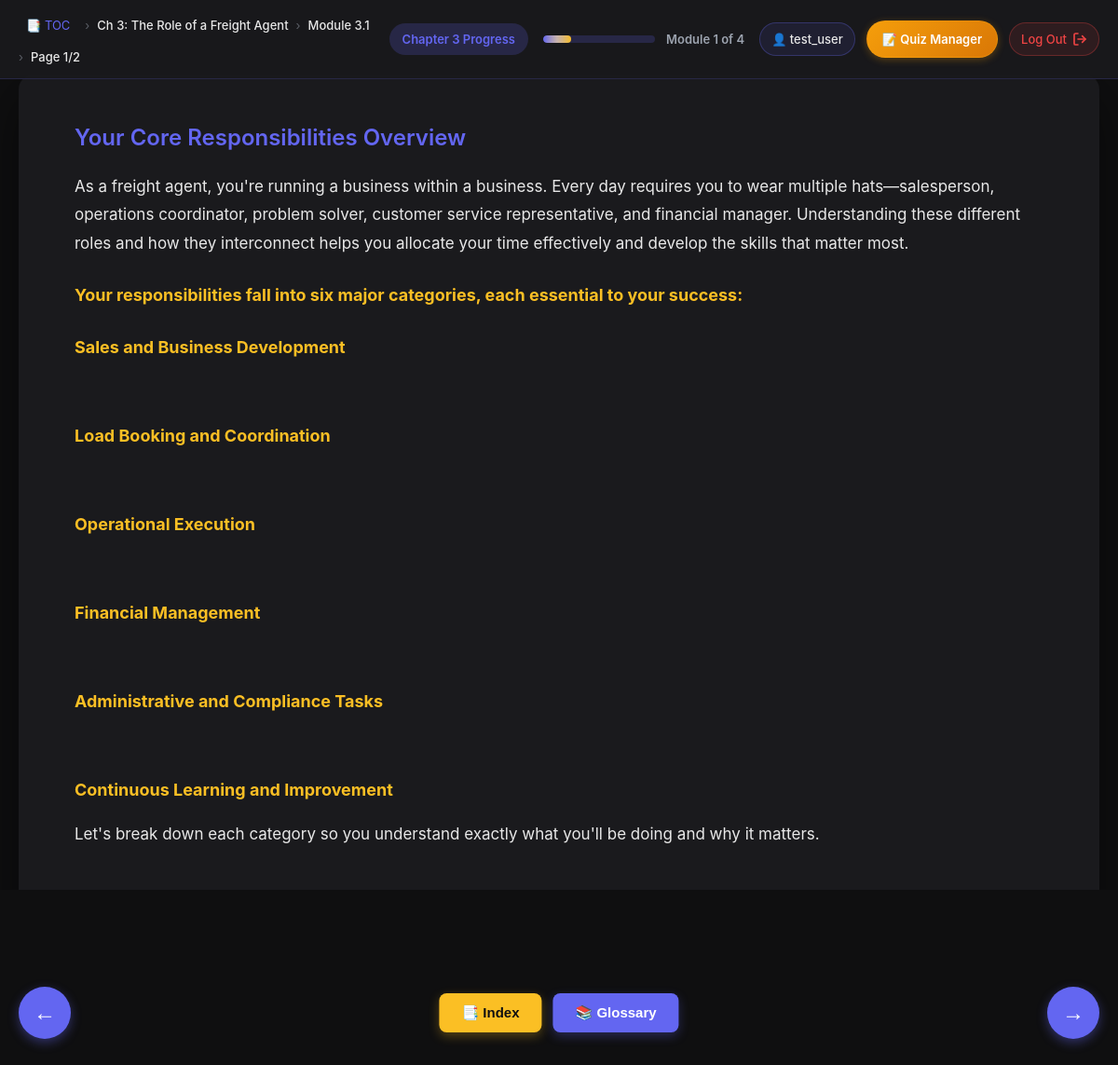
The page /page/80 (signed in) on the database its author committed.
### models.py (models this page shows, shortened)
class Chapter(db.Model):
    __tablename__ = 'chapters'
    id = db.Column(db.Integer, primary_key=True)
    title = db.Column(db.String(255), nullable=False)
    display_order = db.Column(db.Integer, nullable=False)
    created_at = db.Column(db.DateTime, default=datetime.utcnow)
    modules = db.relationship('Module', back_populates='chapter',
                            order_by='Module.display_order',
                            cascade='all, delete-orphan')
    sections = db.relationship('ChapterSection', back_populates='chapter',
                              cascade='all, delete-orphan')

class Module(db.Model):
    __tablename__ = 'modules'
    id = db.Column(db.String(10), primary_key=True)  # e.g., "1.1", "2.3"
    chapter_id = db.Column(db.Integer, db.ForeignKey('chapters.id'), nullable=False)
    title = db.Column(db.String(255), nullable=False)
    content_markdown = db.Column(db.Text)
    display_order = db.Column(db.Integer, nullable=False)
    created_at = db.Column(db.DateTime, default=datetime.utcnow)
    chapter = db.relationship('Chapter', back_populates='modules')
    quiz_questions = db.relationship('QuizQuestion', back_populates='module',
                                    order_by='QuizQuestion.display_order',
                                    cascade='all, delete-orphan')
    user_progress = db.relationship('UserProgress', back_populates='module',
                                   cascade='all, delete-orphan')

### main.py (the view, shortened to what this page needs)
@app.route("/page/<int:page_num>", methods=["GET", "POST"])
def page(page_num: int):
    if not session.get('logged_in') and not session.get('preview_mode'):
        return redirect(url_for("login"))
    try:
        text = PROJECT_MD_PATH.read_text(encoding="utf-8", errors="ignore")
    except FileNotFoundError:
        text = ""
    pages = build_pages(text) if text else []
    if page_num < 0 or page_num >= len(pages):
        page_num = 0
    current_page = pages[page_num] if pages else {"type": "error", "content": "No content found"}
    if 'quiz_answers' not in session:
        session['quiz_answers'] = {}
    if request.args.get('preview') == 'true':
        session['preview_mode'] = True
    elif 'preview' in request.args and request.args.get('preview') == 'false':
        session['preview_mode'] = False
    user = get_current_user()
    quiz_feedback = None
    quiz_answered = False
    prev_num = page_num - 1 if page_num > 0 else None
    preview_mode = session.get('preview_mode', False) or (user.is_preview_mode if user else False)
    next_allowed = True
    if current_page.get("type") == "quiz" and not quiz_answered and not preview_mode:
        next_allowed = False
    next_num = page_num + 1 if page_num < len(pages) - 1 and next_allowed else None
    module_page_num = None
    module_total_pages = None
    if current_page.get("type") == "module":
        module_page_num = current_page.get("module_page_num", 1)
        module_total_pages = current_page.get("module_total_pages", 1)
    elif current_page.get("type") in ["intro", "summary", "action_items"]:
        module_page_num = 1
        module_total_pages = 1
    module_completion = {}
    all_ch1_modules_complete = False
    all_ch2_modules_complete = False
    all_ch3_modules_complete = False
    all_ch4_modules_complete = False
    all_ch5_modules_complete = False
    all_ch6_modules_complete = False
    if pages:
        ch1_modules = pages[0].get("ch1_modules", [])
        ch2_modules = pages[0].get("ch2_modules", [])
        ch3_modules = pages[0].get("ch3_modules", [])
        ch4_modules = pages[0].get("ch4_modules", [])
        ch5_modules = pages[0].get("ch5_modules", [])
        ch6_modules = pages[0].get("ch6_modules", [])
        for mod in ch1_modules:
            module_completion[mod["id"]] = get_module_completion_status(user.id, mod["id"])
        all_ch1_modules_complete = get_chapter_completion_status(user.id, 1)
        for mod in ch2_modules:
            module_completion[mod["id"]] = get_module_completion_status(user.id, mod["id"])
        all_ch2_modules_complete = get_chapter_completion_status(user.id, 2)
        for mod in ch3_modules:
            module_completion[mod["id"]] = get_module_completion_status(user.id, mod["id"])
        all_ch3_modules_complete = get_chapter_completion_status(user.id, 3)
        for mod in ch4_modules:
            module_completion[mod["id"]] = get_module_completion_status(user.id, mod["id"])
        all_ch4_modules_complete = get_chapter_completion_status(user.id, 4)
        for mod in ch5_modules:
            module_completion[mod["id"]] = get_module_completion_status(user.id, mod["id"])
        all_ch5_modules_complete = get_chapter_completion_status(user.id, 5)
        for mod in ch6_modules:
            module_completion[mod["id"]] = get_module_completion_status(user.id, mod["id"])
        all_ch6_modules_complete = get_chapter_completion_status(user.id, 6)
    quiz_map = {}
    all_modules = Module.query.all()
    for module in all_modules:
        quiz_map[module.id] = get_quiz_questions_for_module(module.id)
    return render_template(
        "page.html",
        page=current_page,
        page_num=page_num,
        total_pages=len(pages),
        prev_num=prev_num,
        next_num=next_num,
        quiz_feedback=quiz_feedback,
        quiz_answered=quiz_answered,
        module_page_num=module_page_num,
        module_total_pages=module_total_pages,
        module_completion=module_completion,
        all_ch1_modules_complete=all_ch1_modules_complete,
        all_ch2_modules_complete=all_ch2_modules_complete,
        all_ch3_modules_complete=all_ch3_modules_complete,
        all_ch4_modules_complete=all_ch4_modules_complete,
        all_ch5_modules_complete=all_ch5_modules_complete,
        all_ch6_modules_complete=all_ch6_modules_complete,
        preview_mode=preview_mode,
        quiz_map=quiz_map,
        quiz_answers=session.get('quiz_answers', {})
    )

### templates/page.html (shortened to what this page needs)
<!doctype html>
<html lang="en">
<head>
<link rel="stylesheet" href="{{ url_for('static', filename='style-modern.css') }}" id="modern-style" disabled>
</head>
<body>
<div class="progress-container">
  <div class="progress-header">
    <div class="breadcrumb-header">
      {% if page.type != 'cover' %}
        <a href="{{ url_for('page', page_num=1) }}" class="breadcrumb-link-header">📑 TOC</a>
        {% if page.type == 'intro' %}
          <span class="breadcrumb-sep">›</span>
          <span class="breadcrumb-current-header">Ch {{ page.chapter_id }}: {{ page.chapter_title }}</span>
          <span class="breadcrumb-sep">›</span>
          <span class="breadcrumb-current-header">Intro</span>
        {% elif page.type == 'module' %}
          <span class="breadcrumb-sep">›</span>
          <span class="breadcrumb-current-header">Ch {{ page.chapter_id }}: {{ page.chapter_title }}</span>
          <span class="breadcrumb-sep">›</span>
          <span class="breadcrumb-current-header">Module {{ page.module_id }}</span>
          {% if page.module_total_pages > 1 %}
            <span class="breadcrumb-sep">›</span>
            <span class="breadcrumb-current-header">Page {{ page.module_page_num }}/{{ page.module_total_pages }}</span>
          {% endif %}
        {% elif page.type == 'summary' %}
          <span class="breadcrumb-sep">›</span>
          <span class="breadcrumb-current-header">Ch {{ page.chapter_id }}: {{ page.chapter_title }}</span>
          <span class="breadcrumb-sep">›</span>
          <span class="breadcrumb-current-header">Summary</span>
        {% elif page.type == 'action_items' %}
          <span class="breadcrumb-sep">›</span>
          <span class="breadcrumb-current-header">Ch {{ page.chapter_id }}: {{ page.chapter_title }}</span>
          <span class="breadcrumb-sep">›</span>
          <span class="breadcrumb-current-header">Action Items</span>
        {% elif page.type == 'toc' %}
          <span class="breadcrumb-current-header">Table of Contents</span>
        {% endif %}
      {% else %}
        <span class="breadcrumb-current-header">Welcome</span>
      {% endif %}
    </div>
    <div class="progress-info">
      {% if page.type == 'module' or page.type == 'quiz' %}
        {% set chapter_id = page.chapter_id %}
        {% if chapter_id == 1 %}
          {% set chapter_modules = ['1.1', '1.2', '1.3', '1.4', '1.5', '1.6'] %}
        {% elif chapter_id == 2 %}
          {% set chapter_modules = ['2.1', '2.2', '2.3', '2.4', '2.5', '2.6', '2.7', '2.8', '2.9'] %}
        {% elif chapter_id == 3 %}
          {% set chapter_modules = ['3.1', '3.2', '3.3', '3.4'] %}
        {% elif chapter_id == 4 %}
          {% set chapter_modules = ['4.1', '4.2', '4.3', '4.4', '4.5'] %}
        {% elif chapter_id == 5 %}
          {% set chapter_modules = ['5.1', '5.2', '5.3', '5.4', '5.5', '5.6'] %}
        {% elif chapter_id == 6 %}
          {% set chapter_modules = ['6.1', '6.2', '6.3', '6.4'] %}
        {% else %}
          {% set chapter_modules = [] %}
        {% endif %}
        {% set current_module_id = page.module_id|string %}
        {% set module_index = chapter_modules.index(current_module_id) + 1 if current_module_id in chapter_modules else 0 %}
        {% set total_modules = chapter_modules|length %}
        {% set progress_percent = (module_index / total_modules * 100) if total_modules > 0 else 0 %}
        <div class="module-badge-header">Chapter {{ chapter_id }} Progress</div>
        <div class="progress-bar-wrapper">
          <div class="progress-bar-track">
            <div class="progress-bar-fill" style="width: {{ progress_percent }}%;"></div>
          </div>
          <span class="progress-text">Module {{ module_index }} of {{ total_modules }}</span>
        </div>
      {% elif page.type == 'intro' or page.type == 'summary' or page.type == 'action_items' %}
        {% set chapter_id = page.chapter_id %}
        <div class="module-badge-header">Chapter {{ chapter_id }}</div>
      {% elif page.type == 'toc' %}
        <div class="module-badge-header">Table of Contents</div>
      {% elif page.type == 'cover' %}
        <div class="module-badge-header">Welcome</div>
      {% endif %}
    </div>
    {% if session.get('logged_in') and session.get('username') %}
    <div class="user-info-container">
      <div class="username-badge">
        <span>👤 {{ session.get('username') }}</span>
      </div>
      <a href="{{ url_for('quiz_questions') }}" class="quiz-manager-btn">
        <span>📝 Quiz Manager</span>
      </a>
      <a href="{{ url_for('logout') }}" class="logout-btn">
        <span>Log Out</span>
        <svg width="16" height="16" viewBox="0 0 24 24" fill="none" stroke="currentColor" stroke-width="2.5" stroke-linecap="round" stroke-linejoin="round">
          <path d="M9 21H5a2 2 0 0 1-2-2V5a2 2 0 0 1 2-2h4"></path>
          <polyline points="16 17 21 12 16 7"></polyline>
          <line x1="21" y1="12" x2="9" y2="12"></line>
        </svg>
      </a>
    </div>
    {% endif %}
  </div>
</div>
<div class="page-wrapper{% if page.type == 'cover' or page.type == 'toc' %} scrollable{% endif %}">
  <div class="content-card{% if page.type == 'cover' or page.type == 'toc' %} scrollable{% endif %}">
    {% if page.type == 'cover' %}
      <div style="text-align: center; padding: 40px 0;">
        <h1 style="font-size: 56px; margin-bottom: 8px; letter-spacing: 2px;">FREIGHT AGENT</h1>
        <h1 style="font-size: 56px; margin-bottom: 40px; letter-spacing: 2px;">TRAINING MANUAL</h1>
        <div style="font-size: 22px; color: var(--accent); margin-bottom: 80px; font-weight: 500;">
          Complete Guide to Truck Brokerage Operations
        </div>
        <div style="text-align: left; margin-top: 60px;">
          <h2 style="font-size: 32px; margin-bottom: 32px; color: var(--highlight); text-align: center;">TABLE OF CONTENTS</h2>
          <div style="margin-bottom: 32px;">
            <h3 style="font-size: 20px; color: var(--accent); margin-bottom: 12px;">PART I: FOUNDATIONS</h3>
            <div style="margin-left: 20px; line-height: 2; font-size: 16px;">
              <div>Chapter 1: Welcome to Freight Brokerage</div>
              <div>Chapter 2: Understanding the Industry Landscape</div>
              <div>Chapter 3: The Role of a Freight Agent</div>
            </div>
          </div>
          <div style="margin-bottom: 32px;">
            <h3 style="font-size: 20px; color: var(--accent); margin-bottom: 12px;">PART II: TECHNICAL KNOWLEDGE</h3>
            <div style="margin-left: 20px; line-height: 2; font-size: 16px;">
              <div>Chapter 4: Truck Types and Specifications</div>
              <div>Chapter 5: Load Types and Cargo Categories</div>
              <div>Chapter 6: Load Restrictions and Regulations</div>
            </div>
          </div>
          <div style="margin-bottom: 32px;">
            <h3 style="font-size: 20px; color: var(--accent); margin-bottom: 12px;">PART III: BUSINESS DEVELOPMENT</h3>
            <div style="margin-left: 20px; line-height: 2; font-size: 16px;">
              <div>Chapter 7: Building Your Customer Base</div>
              <div>Chapter 8: Sales Strategies for Freight Agents</div>
              <div>Chapter 9: Effective Follow-Up Systems</div>
            </div>
          </div>
          <div style="margin-bottom: 20px;">
            <div style="margin-left: 20px; line-height: 2; font-size: 16px;">
              <div>Glossary</div>
              <div style="color: var(--muted); font-size: 14px; margin-left: 20px;">Important Industry Terms & Definitions</div>
            </div>
          </div>
        </div>
        <p style="margin-top: 60px; color: var(--muted); font-size: 15px; text-align: center;">
          Press → to begin your journey
        </p>
      </div>
    {% elif page.type == 'intro' %}
      <span class="badge">Chapter {{ page.chapter_id }}: {{ page.chapter_title }}</span>
      <h2>Introduction</h2>
      <div class="content-text">{{ page.content_html | safe }}</div>
    {% elif page.type == 'module' %}
      <h2>{{ page.module_title }}</h2>
      <div class="content-text">{{ page.content_html | safe }}</div>
    {% elif page.type == 'summary' %}
      <span class="badge">Chapter {{ page.chapter_id }} Key Concepts</span>
      <h2>Key Concepts</h2>
      <div class="content-text">{{ page.content_html | safe }}</div>
    {% elif page.type == 'action_items' %}
      <span class="badge">Chapter {{ page.chapter_id }} Action Items</span>
      <h2>Your Next Steps</h2>
      <div class="content-text">{{ page.content_html | safe }}</div>
    {% else %}
      <h2>Content not found</h2>
      <p class="content-text">Please check your source file.</p>
    {% endif %}
  </div>
</div>
<div class="nav-arrows">
  {% if prev_num is not none %}
    <button class="arrow-btn" onclick="window.location.href='{{ url_for('page', page_num=prev_num) }}'">←</button>
  {% else %}
    <button class="arrow-btn" disabled>←</button>
  {% endif %}
  <div class="center-buttons">
    {% if page.type == 'cover' %}
      <button class="index-btn" onclick="window.location.href='{{ url_for('page', page_num=1) }}'">🚀 Start</button>
    {% else %}
      <button class="index-btn" onclick="window.location.href='{{ url_for('page', page_num=1) }}'">📑 Index</button>
    {% endif %}
    <button class="glossary-btn" onclick="window.open('{{ url_for('glossary') }}', '_blank')">📚 Glossary</button>
  </div>
  {% if page.type == 'quiz' and (not quiz_answered or (quiz_feedback and not quiz_feedback.correct)) %}
    <button class="arrow-btn submit-quiz-btn" onclick="submitQuizAnswer({{ page_num }})" style="width: auto; padding: 0 24px; border-radius: 28px; font-size: 15px; font-weight: 600;">
      Submit Answer →
    </button>
  {% elif next_num is not none %}
    <button class="arrow-btn" onclick="window.location.href='{{ url_for('page', page_num=next_num) }}'">→</button>
  {% else %}
    <button class="arrow-btn" disabled>→</button>
  {% endif %}
</div>
</body>
</html>

### rows shown on the page
Chapter: chapter_title "The Role of a Freight Agent"
Module: module_id "3.1", module_title "Your Core Responsibilities Overview"
Module: content_html "As a freight agent, you're running a business within a business. Every day requires you to wear multiple hats—salesperson, operations coordinator, problem solver, customer service representative, and financial manager. Understanding these different roles and how they interconnect helps you allocate your time effectively and develop the skills that matter most. Your responsibilities fall into six major categories, each essential to your success: Sales and Business Development Load Booking and Coordination Operational Execution Financial Management Administrative and Compliance Tasks Continuous Learning and Improvement Let's break down each category so you understand exactly what you'll be…"

### other values the page prints
{{ page.chapter_id }} "3"
{{ page.module_page_num }} "1"
{{ page.module_total_pages }} "2"
{{ chapter_id }} "3"
{{ module_index }} "1"
{{ total_modules }} "4"
{{ session.get('username') }} "test_user"
